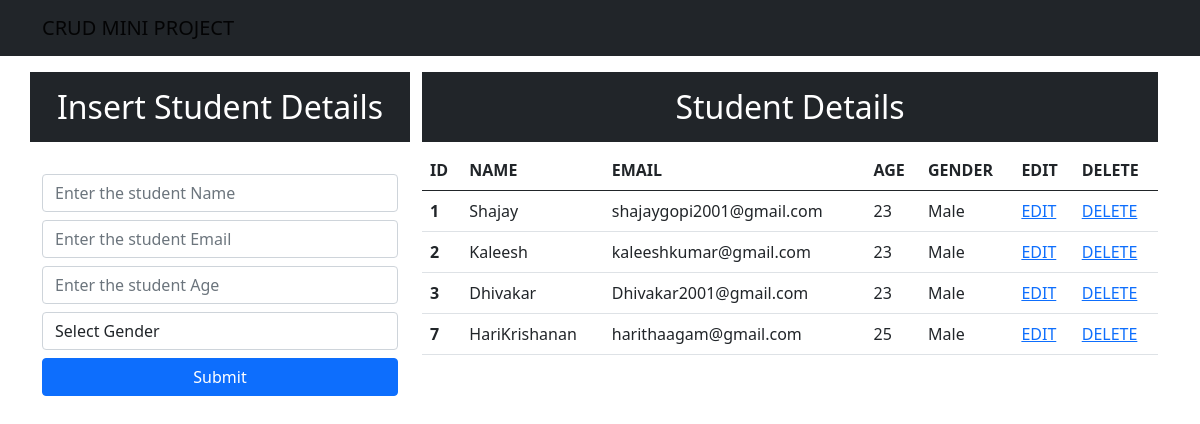
The app's page /, older data.
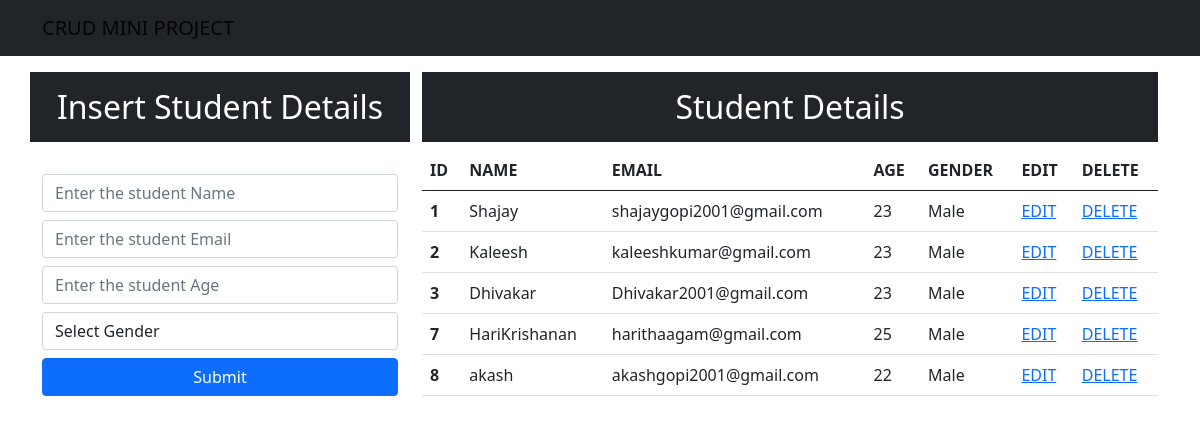
The same page, newer data.
### app/models.py (models this page shows)
class Student(models.Model):
    name = models.CharField(max_length=25,blank=False,null=False)
    email=models.EmailField()
    age=models.IntegerField()
    gender=models.CharField(max_length=25,blank=False,null=False)
    def __str__(self):
        return self.name

### app/views.py (the view)
# urls.py: path('',views.index,name="index"),
def index(request):
    data = Student.objects.all()
    print(data)
    context={"data":data}
    return render(request,"index.html",context)

### Templates/index.html (shortened to what this page needs)
<!doctype html>
<html lang="en">
<head>
    <link href="https://cdn.jsdelivr.net/npm/bootstrap@5.0.2/dist/css/bootstrap.min.css" rel="stylesheet">
</head>
<body>
<nav class="navbar navbar-expand-lg navbar-light bg-dark">
    <div class="container-md text-center">
        <a class="navbar-brand" href="/">CRUD MINI PROJECT</a>
    </div>
</nav>
<div class="container mt-3">
    <div class="row">
        <div class="col-md-4">
            <div class="row">
                <h2 class="text-white bg-dark text-center p-3">Insert Student Details</h2>
            </div>
            <br/>
            <form action="/insert" method="post">
                <div class="form-group">
                    <input type="text" class="form-control" placeholder="Enter the student Name" name="name" required>
                </div>
                <div class="form-group">
                    <input type="email" class="form-control mt-2" placeholder="Enter the student Email" name="email" required>
                </div>
                <div class="form-group">
                    <input type="number" class="form-control mt-2" placeholder="Enter the student Age" name="age" required>
                    <div class="form-group mt-2">
                        <select id="gender" class="form-control" name="gender" required>
                            <option selected disabled>Select Gender</option>
                        </select>
                    </div>
                    <div class="d-grid gap-2">
                        <button type="submit" class="btn btn-primary mt-2">Submit</button>
                    </div>
                </div>
            </form>
        </div>
        <div class="col-md-8">
            <h2 class="text-center p-3 text-white bg-dark">Student Details</h2>
            <table class="table">
                <thead>
                  <tr>
                    <th scope="col">ID</th>
                    <th scope="col">NAME</th>
                    <th scope="col">EMAIL</th>
                    <th scope="col">AGE</th>
                    <th scope="col">GENDER</th>
                    <th scope="col">EDIT</th>
                    <th scope="col">DELETE</th>
                  </tr>
                </thead>
                <tbody>
                    {% for d in data %}
                  <tr>
                    <th scope="row">{{d.id}}</th>
                    <td>{{d.name}}</td>
                    <td>{{d.email}}</td>
                    <td>{{d.age}}</td>
                    <td>{{d.gender}}</td>
                    <td><a type="button" href="/update/{{d.id}}" classs="btn btn-outline-primary">EDIT</a></td>
                    <td><a type="button" href="/delete/{{d.id}}" classs="btn btn-outline-danger">DELETE</a></td>
                  </tr>
                  {% endfor %}
                </tbody>
              </table>
        </div>
    </div>
</div>
</body>
</html>

Row changes from the older to the newer data that the page shows:
added Student: id "8", name "akash", email "akashgopi2001@gmail.com", age "22", gender "Male"
